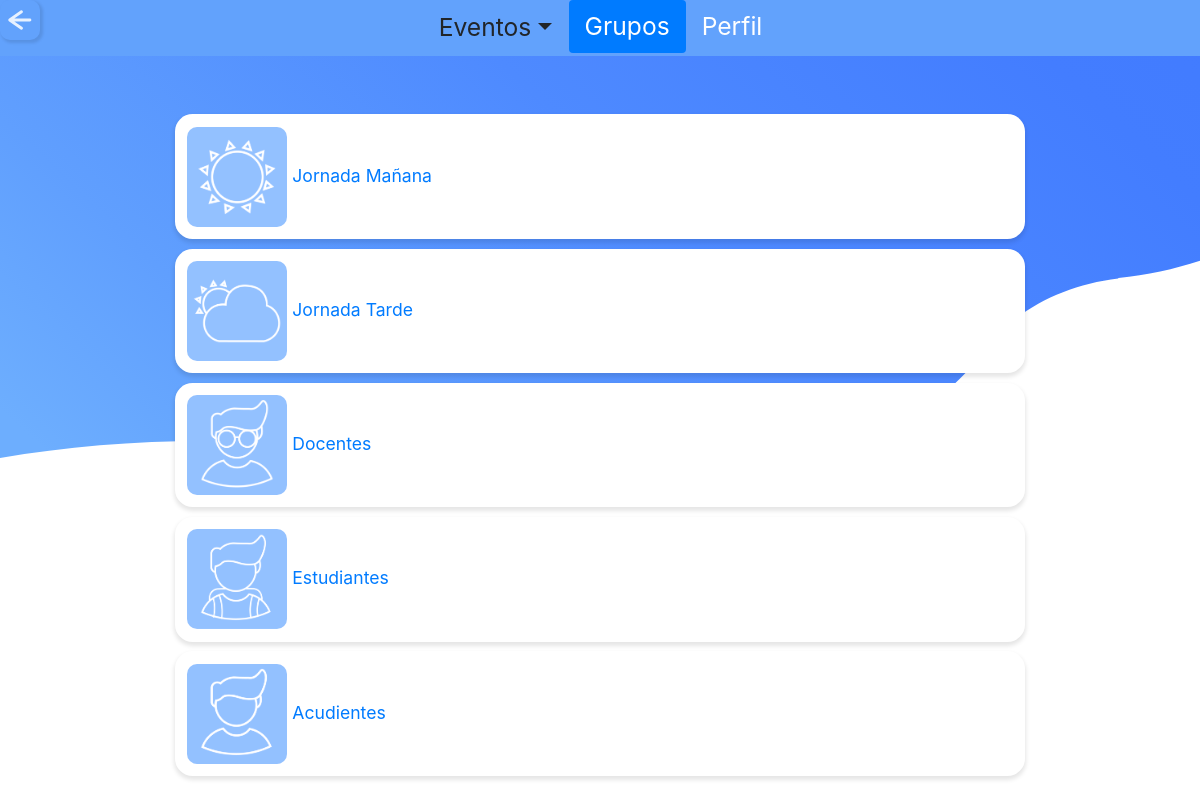
The app's page /admin/grupos.php (signed in) with its own data.
### tables this page shows
CREATE TABLE `tbl_jornada` (
  `id_jornada` varchar(3) NOT NULL,
  `descripcion_j` varchar(20) NOT NULL
);

### admin/grupos.php (the view, shortened to what this page needs)
<?php
  include "../php/conexion.php";
  include "../php/variables.php";
?>
<!doctype html>
<html>
  <head>
  <?php
    $title="Administrador | SchoolTime";
    echo Links($title);
    ?>
  </head>
  <body>
    <?php
    $titulo="grupos";
    echo Eventos($titulo); ?>
<br>
<br>
<br>
<br>
<div class="center-90">
<?php
	$query="SELECT * FROM tbl_jornada";
	$resultado=$conexion->query($query);
	while ($row=$resultado->fetch_assoc()){
  ?>
<a class="titulo_perfil pointer" href="<?php echo $conj_grupos?>?id=<?php echo $row['id_jornada']?>">
  <div class="medio azul" >
  <?php
  if($row['id_jornada'] == "J1"){
    ?>
    <img class="tipo-evento" src="../iconos/manana3.png">
    <?php
  }elseif($row['id_jornada'] == "J2"){
    ?>
    <img class="tipo-evento" src="../iconos/tarde3.png">
    <?php
  }else{
    ?>
    <img class="cuadro_grupo">
    <?php
  }
  ?>
    <?php echo $row['descripcion_j'];
    ?>
  </div>
</a>
<?php
  }
  ?>
<a class="titulo_perfil pointer" href="docentes.php">
  <div class="medio azul" >
  <img class="tipo-evento" src="../iconos/docente3.png">
    Docentes
  </div>
</a>
<a class="titulo_perfil pointer" href="estudiantes.php">
  <div class="medio azul" >
  <img class="tipo-evento" src="../iconos/estudiante.png">
    Estudiantes
  </div>
</a>
<a class="titulo_perfil pointer" href="acudientes.php">
  <div class="medio azul" >
  <img class="tipo-evento" src="../iconos/acudiente.png">
    Acudientes
  </div>
</a>
</div>
<center>
  <div class="form-check form-check-inline">
  </div>
  </center>
  </body>
</html>

### css/style.css (style rules this page uses)
* { padding: 0; margin: 0; }
body { background: url(../svg/back_one.svg) no-repeat center center fixed; background-size: cover; font-size: 110%; }
.center-90 { margin: 0 auto; max-width: 90%; padding: 0.5em; border: 0px solid #CCC; border-radius: 1em; background-color: transparent; }
.tipo-evento { background-color: white; width: 100px; height: 100px; border-radius: 10px; border-color: #F2F2F2; color: transparent; }
.medio { margin: 0 auto; max-width: 80%; padding: 0.7em; border: 0px solid #CCC; box-shadow: 0px 3px 4px 1px rgba(0, 0, 0, 0.1); border-radius: 1em; background-color: white; margin-bottom: 0.6rem; text-decoration: none; }

### records on screen
tbl_jornada: descripcion_j "Jornada Mañana"
tbl_jornada: descripcion_j "Jornada Tarde"
